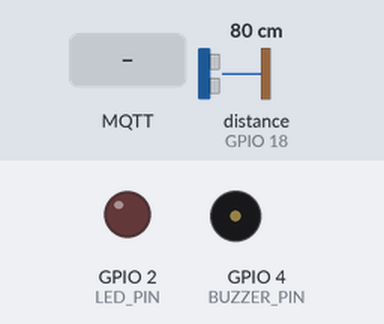
Bench run of a sketch on a simulated ESP32. Parts: output pins drawn as LEDs (lit = HIGH), buzzer (waves = sounding). Wiring (from diagram.json): ultrasonic range finder: trigger GPIO 5; echo GPIO 18. Inputs (shaded band) come from the test bench; at power-on: distance to the obstacle (sensor on GPIO 18) 80 cm. The echo pulse lasts 58.3 µs per cm; WiFi joins after 1.5 s; servers stay silent unless stated; no MQTT or app messages arrive unless stated; pins used as bus, display or sensor lines are not drawn; what the sketch prints to the serial monitor is not drawn.

Above: at 2.9 s.
3.0 s: distance to the obstacle (sensor on GPIO 18) set to 22 cm
4.9 s: distance to the obstacle (sensor on GPIO 18) set to 18 cm
At 6.8 s:
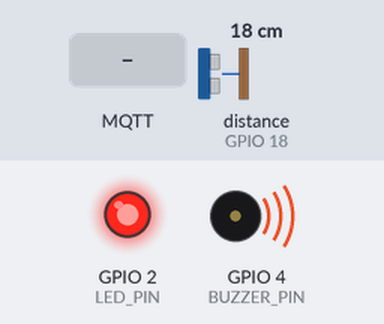
7.2 s: MQTT message "off" arrives on the third subscribed topic
At 8.0 s:
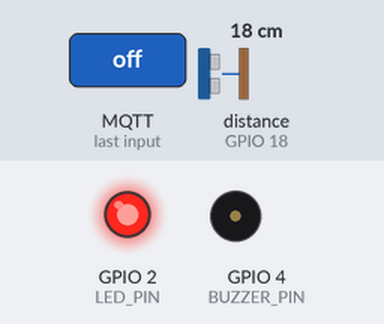
Timing chart, 0 to 10.2 s (numbered marks = the images above; inputs shaded):
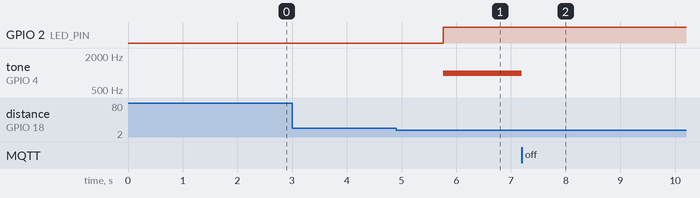

Measured:
- the behaviour switches between 21 and 20 cm on distance to the obstacle (sensor on GPIO 18) (found by bisection; images 0 and 1)
- after the input at 3.0 s, every drawn part: stays the same
- after the input at 4.9 s, GPIO 2 (LED_PIN): LOW → HIGH after 0.86 s; tone on GPIO 4 (BUZZER_PIN): silent → 1000 Hz after 0.86 s
- after the input at 7.2 s, tone on GPIO 4 (BUZZER_PIN): 1000 Hz → silent at once

The sketch:

sketch_v2.ino
```cpp
/*
  ====================================================================
  Sistema HC-SR04 - ESP32 Firmware
  Trabajo Final · ARQUITECTURA AVANZADA / COMPLEJIDAD ALGORÍTMICA
  Universidad CAECE · Mar del Plata
  ====================================================================
  Hardware SIMULADO: ESP32 + HC-SR04
  ====================================================================
  Tópicos MQTT:
    PUBLICA  caece/tof/distancia   -> valor numérico en mm
    PUBLICA  caece/tof/evento      -> JSON con tipo ALERTA/OK
    SUSCRIBE caece/tof/config      -> JSON con nueva config
    SUSCRIBE caece/tof/cmd         -> JSON con {activo: bool}
    SUSCRIBE caece/tof/buzzer      -> "auto" | "manual" | "off" | "SILENCIAR"
  ====================================================================
*/

#include <WiFi.h>
#include <PubSubClient.h>
#include <ArduinoJson.h>

// ---------------------------------------------------------------
// Pines
// ---------------------------------------------------------------
const int TRIG_PIN   = 5;
const int ECHO_PIN   = 18;
const int LED_PIN    = 2;
const int BUZZER_PIN = 4;

// ---------------------------------------------------------------
// Parámetros configurables (se actualizan vía MQTT)
// ---------------------------------------------------------------
int  umbralMM      = 200;
int  muestreoSegS  = 1;
bool sistemaActivo = true;
char sistemaID[32] = "SENSOR-01";

// ---------------------------------------------------------------
// WiFi / MQTT
// ---------------------------------------------------------------
const char* WIFI_SSID   = "Wokwi-GUEST";
const char* WIFI_PASS   = "";
const char* MQTT_BROKER = "test.mosquitto.org";
const int   MQTT_PORT   = 1883;
const char* MQTT_CLIENT = "esp32-tof-caece-v2";

const char* TOPIC_DIST   = "caece/tof/distancia";
const char* TOPIC_EVENTO = "caece/tof/evento";
const char* TOPIC_CONFIG = "caece/tof/config";
const char* TOPIC_CMD    = "caece/tof/cmd";
const char* TOPIC_BUZZER = "caece/tof/buzzer";

WiFiClient   espClient;
PubSubClient mqttClient(espClient);

// ---------------------------------------------------------------
// Estado interno
// ---------------------------------------------------------------
bool alarmaActiva          = false;
bool buzzerSilenciadoManual = false;
char buzzerModo[8]         = "auto"; // "auto" | "manual" | "off"
unsigned long ultimaLect   = 0;

// ================================================================
// SETUP
// ================================================================
void setup() {
  Serial.begin(115200);
  delay(200);

  pinMode(TRIG_PIN, OUTPUT);
  pinMode(ECHO_PIN, INPUT);
  pinMode(LED_PIN, OUTPUT);
  pinMode(BUZZER_PIN, OUTPUT);
  digitalWrite(LED_PIN, LOW);
  noTone(BUZZER_PIN);

  conectarWiFi();
  mqttClient.setServer(MQTT_BROKER, MQTT_PORT);
  mqttClient.setCallback(onMQTTMessage);
}

// ================================================================
// LOOP
// ================================================================
void loop() {
  if (WiFi.status() != WL_CONNECTED) conectarWiFi();
  if (!mqttClient.connected())        conectarMQTT();
  mqttClient.loop();

  if (!sistemaActivo) {
    digitalWrite(LED_PIN, LOW);
    noTone(BUZZER_PIN);
    delay(500);
    return;
  }

  unsigned long ahora   = millis();
  long intervaloMs      = (long)muestreoSegS * 1000;

  if (ahora - ultimaLect >= intervaloMs) {
    ultimaLect = ahora;
    long dist = leerDistanciaMM();
    if (dist > 0) procesarDistancia(dist);
  }
}

// ================================================================
// Lectura de distancia — HC-SR04 (simulación Wokwi)
// ================================================================
long leerDistanciaMM() {
  digitalWrite(TRIG_PIN, LOW);
  delayMicroseconds(2);
  digitalWrite(TRIG_PIN, HIGH);
  delayMicroseconds(10);
  digitalWrite(TRIG_PIN, LOW);

  long durUS = pulseIn(ECHO_PIN, HIGH, 30000);
  if (durUS == 0) return -1;
  return (durUS * 343L) / 2000;
}

// ================================================================
// Procesar distancia: acciones locales + MQTT
// ================================================================
void procesarDistancia(long distMM) {
  Serial.print("[ToF] Distancia: ");
  Serial.print(distMM);
  Serial.println(" mm");

  bool dentroUmbral = (distMM <= umbralMM);

  // LED siempre refleja la alarma
  digitalWrite(LED_PIN, dentroUmbral ? HIGH : LOW);

  // Lógica del buzzer según modo
  if (strcmp(buzzerModo, "off") == 0) {
    // Siempre silenciado
    noTone(BUZZER_PIN);

  } else if (strcmp(buzzerModo, "auto") == 0) {
    // Suena mientras haya alerta, se apaga solo al salir del umbral
    if (dentroUmbral) {
      tone(BUZZER_PIN, 1000);
    } else {
      noTone(BUZZER_PIN);
      buzzerSilenciadoManual = false;
    }

  } else if (strcmp(buzzerModo, "manual") == 0) {
    // Suena al entrar en alerta, solo se apaga con comando SILENCIAR
    if (dentroUmbral && !buzzerSilenciadoManual) {
      tone(BUZZER_PIN, 1000);
    } else if (!dentroUmbral) {
      // Al salir del umbral se resetea el silencio manual
      // para que suene de nuevo en la próxima alerta
      buzzerSilenciadoManual = false;
      noTone(BUZZER_PIN);
    }
  }

  // Telemetría
  publicarDistancia(distMM);

  // Eventos (solo en transición de estado)
  if (dentroUmbral && !alarmaActiva) {
    alarmaActiva = true;
    publicarEvento("ALERTA", distMM);
  } else if (!dentroUmbral && alarmaActiva) {
    alarmaActiva = false;
    publicarEvento("OK", distMM);
  }
}

// ================================================================
// Callback MQTT
// ================================================================
void onMQTTMessage(char* topic, byte* payload, unsigned int length) {
  String topicStr(topic);
  char buf[256] = {0};
  memcpy(buf, payload, min((unsigned int)255, length));

  Serial.print("[MQTT IN] ");
  Serial.print(topicStr);
  Serial.print(" -> ");
  Serial.println(buf);

  // ---- Buzzer: comandos de texto plano ----
  if (topicStr == TOPIC_BUZZER) {
    String cmd = String(buf);
    cmd.trim();

    if (cmd == "off") {
      strlcpy(buzzerModo, "off", sizeof(buzzerModo));
      noTone(BUZZER_PIN);
    } else if (cmd == "auto") {
      strlcpy(buzzerModo, "auto", sizeof(buzzerModo));
      buzzerSilenciadoManual = false;
    } else if (cmd == "manual") {
      strlcpy(buzzerModo, "manual", sizeof(buzzerModo));
      buzzerSilenciadoManual = false;
    } else if (cmd == "SILENCIAR") {
      // Silencio puntual dentro del modo manual
      buzzerSilenciadoManual = true;
      noTone(BUZZER_PIN);
    }

    Serial.printf("[BUZZER] Modo: %s | Silenciado: %s\n",
                  buzzerModo, buzzerSilenciadoManual ? "si" : "no");
    return;
  }

  // ---- Config y CMD: JSON ----
  StaticJsonDocument<256> doc;
  if (deserializeJson(doc, buf) != DeserializationError::Ok) return;

  if (topicStr == TOPIC_CONFIG) {
    if (doc.containsKey("umbral_mm"))         umbralMM     = doc["umbral_mm"];
    if (doc.containsKey("tiempo_muestreo_s")) muestreoSegS = doc["tiempo_muestreo_s"];
    if (doc.containsKey("sistema_id")) {
      strlcpy(sistemaID, doc["sistema_id"] | "SENSOR-01", sizeof(sistemaID));
    }
    Serial.printf("[CONFIG] umbral=%d mm, muestreo=%ds, id=%s\n",
                  umbralMM, muestreoSegS, sistemaID);
  }

  if (topicStr == TOPIC_CMD) {
    if (doc.containsKey("activo")) {
      sistemaActivo = doc["activo"];
      Serial.printf("[CMD] Sistema %s\n", sistemaActivo ? "ACTIVADO" : "DETENIDO");
    }
  }
}

// ================================================================
// WiFi
// ================================================================
void conectarWiFi() {
  Serial.print("[WiFi] Conectando");
  WiFi.begin(WIFI_SSID, WIFI_PASS);
  int intentos = 0;
  while (WiFi.status() != WL_CONNECTED && intentos < 40) {
    delay(250); Serial.print("."); intentos++;
  }
  Serial.println(WiFi.status() == WL_CONNECTED
    ? "\n[WiFi] Conectado. IP: " + WiFi.localIP().toString()
    : "\n[WiFi] Fallo (reintentará)");
}

// ================================================================
// MQTT: conectar + suscribir
// ================================================================
void conectarMQTT() {
  Serial.print("[MQTT] Conectando...");
  if (mqttClient.connect(MQTT_CLIENT)) {
    Serial.println(" OK");
    mqttClient.subscribe(TOPIC_CONFIG);
    mqttClient.subscribe(TOPIC_CMD);
    mqttClient.subscribe(TOPIC_BUZZER);
  } else {
    Serial.printf(" FALLO rc=%d\n", mqttClient.state());
  }
}

// ================================================================
// Publicaciones
// ================================================================
void publicarDistancia(long distMM) {
  char buf[16];
  snprintf(buf, sizeof(buf), "%ld", distMM);
  mqttClient.publish(TOPIC_DIST, buf);
}

void publicarEvento(const char* tipo, long distMM) {
  char buf[128];
  snprintf(buf, sizeof(buf),
    "{\"evento\":\"%s\",\"distancia_mm\":%ld,\"umbral_mm\":%d,\"sensor_id\":\"%s\"}",
    tipo, distMM, umbralMM, sistemaID);
  mqttClient.publish(TOPIC_EVENTO, buf);
  Serial.printf("[MQTT OUT] evento: %s\n", buf);
}
```
